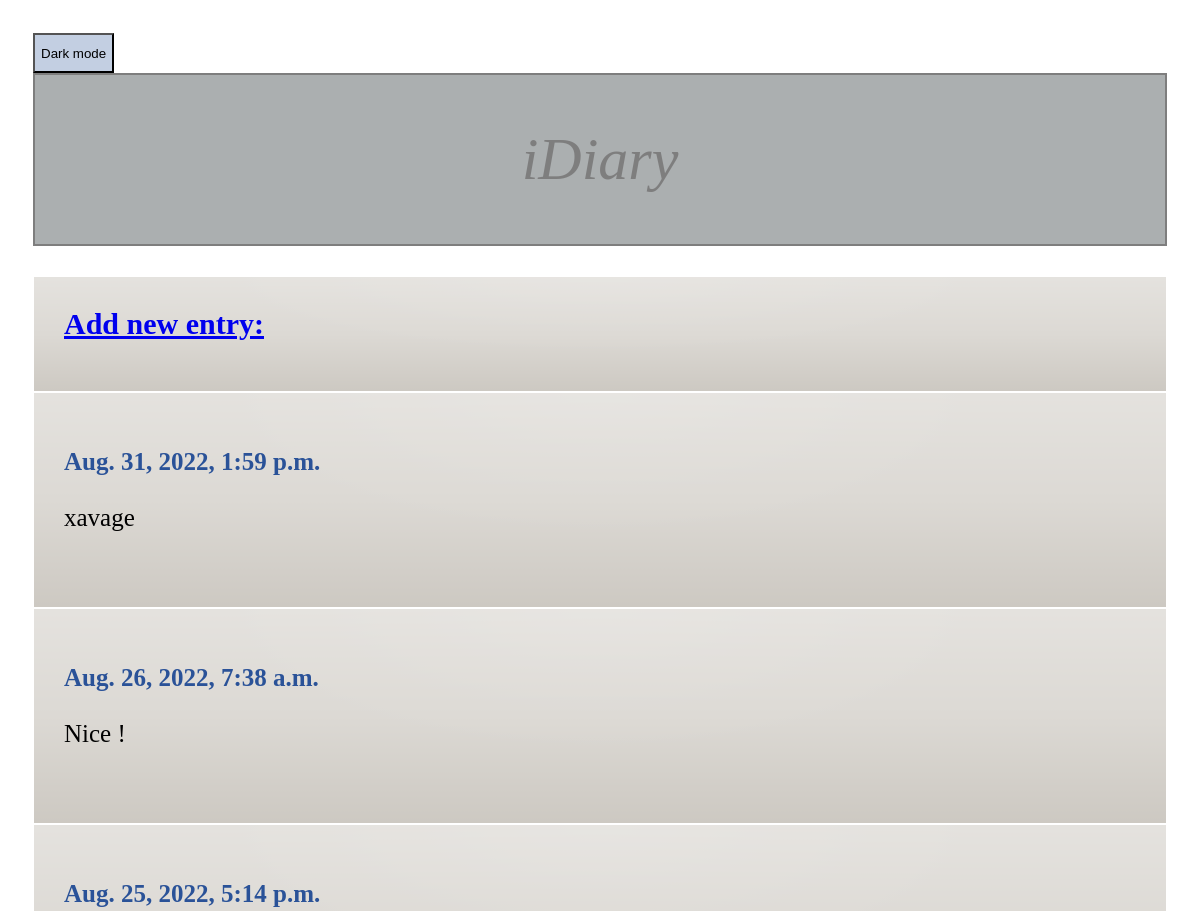
The app's page / (upper part), older data.
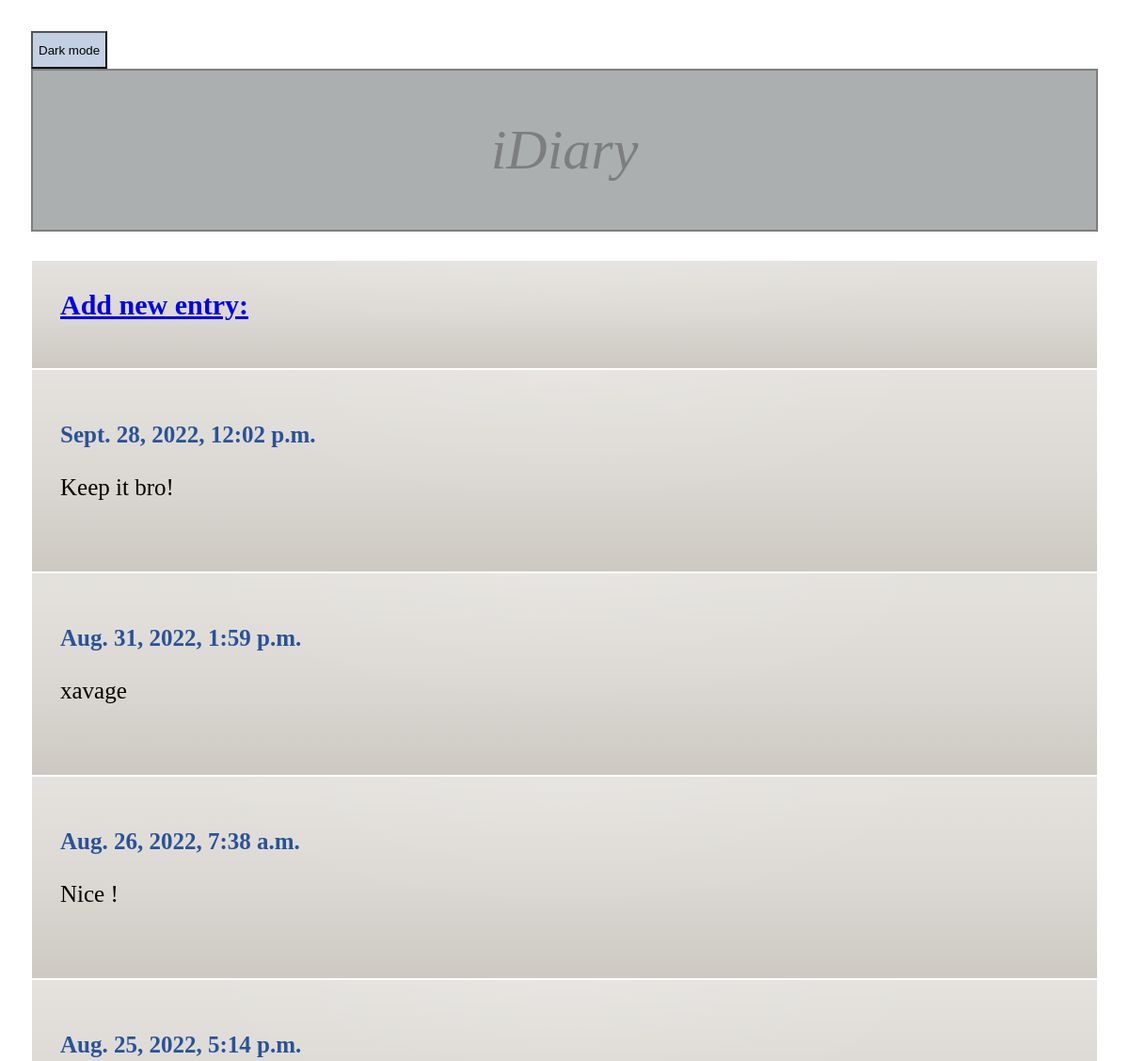
The same page, newer data.
### lists/models.py (models this page shows, shortened)
class Entry(models.Model):
    text = models.TextField()
    date_posted = models.DateTimeField(auto_now_add=True)
    class Meta:
        verbose_name_plural = 'lists'

### lists/views.py (the view)
# urls.py: path('', views.index, name="home"),
def index(request):
    lists = Entry.objects.order_by('-date_posted')
    return render(request, "lists/index.html", {'lists' : lists})

### lists/templates/lists/index.html (shortened to what this page needs)
{% load static %}
<!DOCTYPE html>
<html lang="en">
<head>
    <link rel="stylesheet" href="{% static '/lists/styles.css' %}">
</head>
    </head>
    <body>
    <button onclick="myFunction()">Dark mode</button>
<body>
    <section class="hero is-primary">
        <div class="hero-body">
            <div class="container">
                <h1 class="title">
                <marquee <a href="#">iDiary</a>
                </marquee>
                </h1>
            </div>
        </div>
    </section>
    <section class="section">
        <div class="container">
            <article class="media">
                <div class="media-content">
                    <div id="content">
                        <a href="add/">Add new entry:</a>
                    </div>
                </div>
            </article>
            {% for entry in lists %}
            <article class="media">
                <div class="media-content">
                    <div class="content">
                        <p>
                            <strong>{{entry.date_posted}}</strong>
                            <br>
                            <br>
                            {{entry.text}}
                        </p>
                    </div>
                </div>
            </article>
            {% endfor %}
        </div>
    </section>
</body>
</html>

Row changes from the older to the newer data that the page shows:
added Entry: date_posted "Sept. 28, 2022, 12:02 p.m.", text "Keep it bro!"
